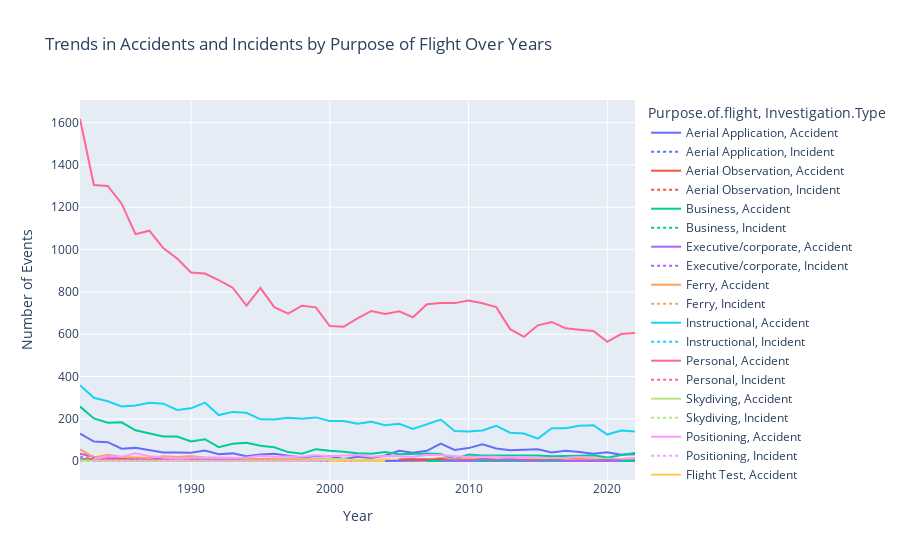

The cell this chart's notebook holds for it:
### Markdown cell above
### Chart the trend of accidents by purpose of flight over time

### Code cell
# Group and aggregate data by year, purpose of flight, and investigation type
annual_safety_data = df.groupby(['Year', 'Purpose.of.flight', 'Investigation.Type']).agg({
    'Total.Fatal.Injuries': 'sum',
    'Total.Serious.Injuries': 'sum',
    'Total.Minor.Injuries': 'sum'
}).reset_index()

# Count the number of incidents and accidents separately
annual_counts = df.groupby(['Year', 'Purpose.of.flight', 'Investigation.Type']).size().reset_index(name='Counts')

fig = px.line(annual_counts, x='Year', y='Counts', color='Purpose.of.flight',
              line_group='Investigation.Type', line_dash='Investigation.Type',
              title='Trends in Accidents and Incidents by Purpose of Flight Over Years',
              labels={'Counts': 'Number of Events'})
fig.show()

### Figure 1 — Plotly figure (JSON) as saved in the notebook; plotly's stock layout.template omitted (floating-point values rounded to 4 significant figures)
{"data": [{"hovertemplate": "Purpose.of.flight=Aerial Application<br>Investigation.Type=Accident<br>Year=%{x}<br>Number of Events=%{y}<extra></extra>", "legendgroup": "Aerial Application, Accident", "line": {"color": "#636efa", "dash": "solid"}, "marker": {"symbol": "circle"}, "mode": "lines", "name": "Aerial Application, Accident", "orientation": "v", "showlegend": true, "type": "scatter", "x": [1982, 1983, 1984, 1985, 1986, 1987, 1988, 1989, 1990, 1991, 1992, 1993, 1994, 1995, 1996, 1997, 1998, 1999, 2000, 2001, 2002, 2003, 2004, 2005, 2006, 2007, 2008, 2009, 2010, 2011, 2012, 2013, 2014, 2015, 2016, 2017, 2018, 2019, 2020, 2021, 2022], "xaxis": "x", "y": [130, 93, 90, 59, 63, 53, 41, 41, 40, 51, 33, 37, 24, 32, 35, 26, 18, 25, 23, 11, 21, 15, 27, 49, 40, 49, 83, 53, 62, 80, 60, 52, 54, 56, 41, 49, 43, 35, 42, 31, 33], "yaxis": "y"}, {"hovertemplate": "Purpose.of.flight=Aerial Application<br>Investigation.Type=Incident<br>Year=%{x}<br>Number of Events=%{y}<extra></extra>", "legendgroup": "Aerial Application, Incident", "line": {"color": "#636efa", "dash": "dot"}, "marker": {"symbol": "circle"}, "mode": "lines", "name": "Aerial Application, Incident", "orientation": "v", "showlegend": true, "type": "scatter", "x": [1982, 2007, 2015, 2018, 2020, 2022], "xaxis": "x", "y": [1, 1, 1, 1, 1, 1], "yaxis": "y"}, {"hovertemplate": "Purpose.of.flight=Aerial Observation<br>Investigation.Type=Accident<br>Year=%{x}<br>Number of Events=%{y}<extra></extra>", "legendgroup": "Aerial Observation, Accident", "line": {"color": "#EF553B", "dash": "solid"}, "marker": {"symbol": "circle"}, "mode": "lines", "name": "Aerial Observation, Accident", "orientation": "v", "showlegend": true, "type": "scatter", "x": [1982, 1983, 1984, 1985, 1986, 1987, 1988, 1989, 1990, 1991, 1992, 1993, 1994, 1995, 1996, 1997, 1998, 1999, 2000, 2001, 2002, 2003, 2004, 2005, 2006, 2007, 2008, 2009, 2010, 2011, 2012, 2013, 2014, 2015, 2016, 2017, 2018, 2019, 2020, 2021, 2022], "xaxis": "x", "y": [9, 10, 10, 13, 10, 9, 13, 9, 18, 8, 8, 6, 8, 11, 8, 2, 5, 5, 5, 6, 8, 6, 8, 7, 7, 6, 14, 9, 5, 11, 12, 12, 6, 9, 11, 7, 13, 12, 9, 7, 10], "yaxis": "y"}, {"hovertemplate": "Purpose.of.flight=Aerial Observation<br>Investigation.Type=Incident<br>Year=%{x}<br>Number of Events=%{y}<extra></extra>", "legendgroup": "Aerial Observation, Incident", "line": {"color": "#EF553B", "dash": "dot"}, "marker": {"symbol": "circle"}, "mode": "lines", "name": "Aerial Observation, Incident", "orientation": "v", "showlegend": true, "type": "scatter", "x": [2015], "xaxis": "x", "y": [1], "yaxis": "y"}, {"hovertemplate": "Purpose.of.flight=Business<br>Investigation.Type=Accident<br>Year=%{x}<br>Number of Events=%{y}<extra></extra>", "legendgroup": "Business, Accident", "line": {"color": "#00cc96", "dash": "solid"}, "marker": {"symbol": "circle"}, "mode": "lines", "name": "Business, Accident", "orientation": "v", "showlegend": true, "type": "scatter", "x": [1982, 1983, 1984, 1985, 1986, 1987, 1988, 1989, 1990, 1991, 1992, 1993, 1994, 1995, 1996, 1997, 1998, 1999, 2000, 2001, 2002, 2003, 2004, 2005, 2006, 2007, 2008, 2009, 2010, 2011, 2012, 2013, 2014, 2015, 2016, 2017, 2018, 2019, 2020, 2021, 2022], "xaxis": "x", "y": [258, 202, 182, 184, 146, 132, 117, 117, 93, 104, 66, 82, 87, 73, 66, 43, 35, 57, 49, 45, 38, 35, 43, 33, 34, 37, 34, 10, 32, 27, 27, 27, 24, 27, 23, 23, 26, 28, 17, 29, 39], "yaxis": "y"}, {"hovertemplate": "Purpose.of.flight=Business<br>Investigation.Type=Incident<br>Year=%{x}<br>Number of Events=%{y}<extra></extra>", "legendgroup": "Business, Incident", "line": {"color": "#00cc96", "dash": "dot"}, "marker": {"symbol": "circle"}, "mode": "lines", "name": "Business, Incident", "orientation": "v", "showlegend": true, "type": "scatter", "x": [1982, 1983, 1984, 1985, 1987, 1988, 1990, 1991, 1992, 1993, 1994, 1996, 1999, 2000, 2003, 2006, 2007, 2008, 2009, 2011, 2012, 2013, 2014, 2015, 2016, 2017, 2019, 2020], "xaxis": "x", "y": [7, 5, 3, 6, 1, 6, 2, 2, 1, 1, 1, 1, 2, 1, 2, 1, 4, 4, 1, 4, 1, 3, 2, 1, 1, 1, 1, 2], "yaxis": "y"}, {"hovertemplate": "Purpose.of.flight=Executive/corporate<br>Investigation.Type=Accident<br>Year=%{x}<br>Number of Events=%{y}<extra></extra>", "legendgroup": "Executive/corporate, Accident", "line": {"color": "#ab63fa", "dash": "solid"}, "marker": {"symbol": "circle"}, "mode": "lines", "name": "Executive/corporate, Accident", "orientation": "v", "showlegend": true, "type": "scatter", "x": [1982, 1983, 1984, 1985, 1986, 1987, 1988, 1989, 1990, 1991, 1992, 1993, 1994, 1995, 1996, 1997, 1998, 1999, 2000, 2001, 2002, 2003, 2004, 2005, 2006, 2007, 2008, 2009, 2010, 2011, 2012, 2013, 2014, 2015, 2016, 2017, 2018, 2019, 2020, 2021, 2022], "xaxis": "x", "y": [35, 21, 15, 20, 12, 12, 6, 7, 8, 9, 11, 10, 2, 7, 3, 8, 4, 5, 6, 7, 5, 3, 3, 7, 11, 11, 8, 9, 7, 4, 8, 5, 5, 4, 2, 2, 3, 4, 7, 5, 2], "yaxis": "y"}, {"hovertemplate": "Purpose.of.flight=Executive/corporate<br>Investigation.Type=Incident<br>Year=%{x}<br>Number of Events=%{y}<extra></extra>", "legendgroup": "Executive/corporate, Incident", "line": {"color": "#ab63fa", "dash": "dot"}, "marker": {"symbol": "circle"}, "mode": "lines", "name": "Executive/corporate, Incident", "orientation": "v", "showlegend": true, "type": "scatter", "x": [1982, 1983, 1984, 1987, 1993, 1996, 2006, 2007, 2008, 2010, 2012, 2014, 2015, 2016], "xaxis": "x", "y": [11, 2, 1, 1, 1, 1, 1, 1, 1, 1, 3, 1, 2, 1], "yaxis": "y"}, {"hovertemplate": "Purpose.of.flight=Ferry<br>Investigation.Type=Accident<br>Year=%{x}<br>Number of Events=%{y}<extra></extra>", "legendgroup": "Ferry, Accident", "line": {"color": "#FFA15A", "dash": "solid"}, "marker": {"symbol": "circle"}, "mode": "lines", "name": "Ferry, Accident", "orientation": "v", "showlegend": true, "type": "scatter", "x": [1982, 1983, 1984, 1985, 1986, 1987, 1988, 1989, 1990, 1991, 1992, 1993, 1994, 1995, 1996, 1997, 1998, 1999, 2000, 2001, 2002, 2003, 2004, 2005, 2006, 2007, 2008, 2009, 2010, 2011, 2012, 2013, 2014, 2015, 2016, 2017, 2018, 2019, 2020, 2021, 2022], "xaxis": "x", "y": [56, 18, 30, 20, 17, 15, 24, 20, 25, 18, 15, 16, 10, 10, 11, 12, 9, 11, 9, 7, 5, 7, 5, 4, 7, 7, 9, 7, 14, 8, 7, 2, 5, 6, 4, 4, 9, 4, 3, 3, 3], "yaxis": "y"}, {"hovertemplate": "Purpose.of.flight=Ferry<br>Investigation.Type=Incident<br>Year=%{x}<br>Number of Events=%{y}<extra></extra>", "legendgroup": "Ferry, Incident", "line": {"color": "#FFA15A", "dash": "dot"}, "marker": {"symbol": "circle"}, "mode": "lines", "name": "Ferry, Incident", "orientation": "v", "showlegend": true, "type": "scatter", "x": [1982, 1983, 1987, 1988, 2006, 2011, 2016, 2018], "xaxis": "x", "y": [4, 1, 1, 1, 1, 1, 1, 1], "yaxis": "y"}, {"hovertemplate": "Purpose.of.flight=Instructional<br>Investigation.Type=Accident<br>Year=%{x}<br>Number of Events=%{y}<extra></extra>", "legendgroup": "Instructional, Accident", "line": {"color": "#19d3f3", "dash": "solid"}, "marker": {"symbol": "circle"}, "mode": "lines", "name": "Instructional, Accident", "orientation": "v", "showlegend": true, "type": "scatter", "x": [1982, 1983, 1984, 1985, 1986, 1987, 1988, 1989, 1990, 1991, 1992, 1993, 1994, 1995, 1996, 1997, 1998, 1999, 2000, 2001, 2002, 2003, 2004, 2005, 2006, 2007, 2008, 2009, 2010, 2011, 2012, 2013, 2014, 2015, 2016, 2017, 2018, 2019, 2020, 2021, 2022], "xaxis": "x", "y": [359, 300, 283, 259, 263, 276, 272, 242, 250, 277, 218, 233, 229, 198, 197, 205, 201, 207, 190, 190, 177, 186, 170, 177, 153, 176, 197, 143, 140, 145, 167, 135, 131, 107, 156, 156, 167, 170, 126, 145, 140], "yaxis": "y"}, {"hovertemplate": "Purpose.of.flight=Instructional<br>Investigation.Type=Incident<br>Year=%{x}<br>Number of Events=%{y}<extra></extra>", "legendgroup": "Instructional, Incident", "line": {"color": "#19d3f3", "dash": "dot"}, "marker": {"symbol": "circle"}, "mode": "lines", "name": "Instructional, Incident", "orientation": "v", "showlegend": true, "type": "scatter", "x": [1982, 1983, 1984, 1985, 1986, 1987, 1988, 1989, 1990, 1991, 1992, 1993, 1994, 1995, 1997, 1999, 2000, 2001, 2002, 2004, 2005, 2006, 2007, 2008, 2009, 2010, 2011, 2012, 2013, 2014, 2015, 2016, 2017, 2018, 2021], "xaxis": "x", "y": [9, 5, 3, 5, 1, 2, 7, 3, 2, 3, 2, 1, 2, 1, 2, 1, 3, 3, 2, 5, 1, 2, 4, 3, 4, 3, 4, 4, 3, 2, 4, 1, 1, 1, 2], "yaxis": "y"}, {"hovertemplate": "Purpose.of.flight=Personal<br>Investigation.Type=Accident<br>Year=%{x}<br>Number of Events=%{y}<extra></extra>", "legendgroup": "Personal, Accident", "line": {"color": "#FF6692", "dash": "solid"}, "marker": {"symbol": "circle"}, "mode": "lines", "name": "Personal, Accident", "orientation": "v", "showlegend": true, "type": "scatter", "x": [1982, 1983, 1984, 1985, 1986, 1987, 1988, 1989, 1990, 1991, 1992, 1993, 1994, 1995, 1996, 1997, 1998, 1999, 2000, 2001, 2002, 2003, 2004, 2005, 2006, 2007, 2008, 2009, 2010, 2011, 2012, 2013, 2014, 2015, 2016, 2017, 2018, 2019, 2020, 2021, 2022], "xaxis": "x", "y": [1617, 1305, 1301, 1217, 1073, 1089, 1007, 958, 892, 887, 856, 820, 735, 819, 728, 697, 735, 727, 639, 635, 675, 710, 696, 708, 680, 742, 747, 747, 759, 746, 728, 624, 588, 642, 658, 628, 621, 615, 564, 601, 606], "yaxis": "y"}, {"hovertemplate": "Purpose.of.flight=Personal<br>Investigation.Type=Incident<br>Year=%{x}<br>Number of Events=%{y}<extra></extra>", "legendgroup": "Personal, Incident", "line": {"color": "#FF6692", "dash": "dot"}, "marker": {"symbol": "circle"}, "mode": "lines", "name": "Personal, Incident", "orientation": "v", "showlegend": true, "type": "scatter", "x": [1982, 1983, 1984, 1985, 1986, 1987, 1988, 1989, 1990, 1991, 1992, 1993, 1994, 1995, 1998, 1999, 2000, 2001, 2002, 2003, 2004, 2005, 2006, 2007, 2008, 2009, 2010, 2011, 2012, 2013, 2014, 2015, 2016, 2017, 2019, 2020], "xaxis": "x", "y": [21, 15, 9, 5, 7, 7, 8, 4, 5, 2, 4, 3, 1, 3, 2, 2, 2, 1, 2, 4, 3, 3, 3, 8, 10, 14, 8, 6, 6, 5, 8, 3, 3, 4, 1, 2], "yaxis": "y"}, {"hovertemplate": "Purpose.of.flight=Skydiving<br>Investigation.Type=Accident<br>Year=%{x}<br>Number of Events=%{y}<extra></extra>", "legendgroup": "Skydiving, Accident", "line": {"color": "#B6E880", "dash": "solid"}, "marker": {"symbol": "circle"}, "mode": "lines", "name": "Skydiving, Accident", "orientation": "v", "showlegend": true, "type": "scatter", "x": [1982, 1983, 1984, 1985, 1986, 1988, 1989, 1990, 1991, 1992, 1993, 1994, 1995, 1996, 1997, 1998, 1999, 2001, 2002, 2003, 2004, 2005, 2006, 2007, 2008, 2009, 2010, 2011, 2012, 2013, 2014, 2015, 2016, 2017, 2018, 2019, 2020, 2021, 2022], "xaxis": "x", "y": [2, 2, 1, 1, 2, 1, 1, 2, 2, 2, 2, 1, 2, 2, 4, 2, 5, 10, 2, 2, 2, 6, 6, 7, 12, 8, 3, 11, 11, 7, 8, 8, 12, 7, 6, 4, 1, 3, 5], "yaxis": "y"}, {"hovertemplate": "Purpose.of.flight=Skydiving<br>Investigation.Type=Incident<br>Year=%{x}<br>Number of Events=%{y}<extra></extra>", "legendgroup": "Skydiving, Incident", "line": {"color": "#B6E880", "dash": "dot"}, "marker": {"symbol": "circle"}, "mode": "lines", "name": "Skydiving, Incident", "orientation": "v", "showlegend": true, "type": "scatter", "x": [2012], "xaxis": "x", "y": [1], "yaxis": "y"}, {"hovertemplate": "Purpose.of.flight=Positioning<br>Investigation.Type=Accident<br>Year=%{x}<br>Number of Events=%{y}<extra></extra>", "legendgroup": "Positioning, Accident", "line": {"color": "#FF97FF", "dash": "solid"}, "marker": {"symbol": "circle"}, "mode": "lines", "name": "Positioning, Accident", "orientation": "v", "showlegend": true, "type": "scatter", "x": [1983, 1984, 1985, 1986, 1987, 1988, 1989, 1990, 1991, 1992, 1993, 1994, 1995, 1996, 1997, 1998, 1999, 2000, 2001, 2002, 2003, 2004, 2005, 2006, 2007, 2008, 2009, 2010, 2011, 2012, 2013, 2014, 2015, 2016, 2017, 2018, 2019, 2020, 2021, 2022], "xaxis": "x", "y": [9, 23, 21, 37, 23, 18, 12, 16, 17, 17, 15, 18, 26, 21, 22, 21, 28, 24, 27, 29, 21, 25, 24, 21, 29, 29, 24, 20, 21, 21, 17, 20, 15, 14, 16, 20, 13, 12, 11, 16], "yaxis": "y"}, {"hovertemplate": "Purpose.of.flight=Positioning<br>Investigation.Type=Incident<br>Year=%{x}<br>Number of Events=%{y}<extra></extra>", "legendgroup": "Positioning, Incident", "line": {"color": "#FF97FF", "dash": "dot"}, "marker": {"symbol": "circle"}, "mode": "lines", "name": "Positioning, Incident", "orientation": "v", "showlegend": true, "type": "scatter", "x": [1983, 1984, 1986, 1987, 1988, 1989, 1990, 1992, 1993, 1994, 1996, 1997, 1999, 2001, 2002, 2003, 2004, 2005, 2007, 2008, 2010, 2011, 2012, 2013, 2014, 2015], "xaxis": "x", "y": [1, 1, 2, 1, 1, 1, 1, 1, 1, 1, 1, 1, 2, 1, 3, 3, 2, 2, 2, 3, 3, 2, 3, 1, 2, 2], "yaxis": "y"}, {"hovertemplate": "Purpose.of.flight=Flight Test<br>Investigation.Type=Accident<br>Year=%{x}<br>Number of Events=%{y}<extra></extra>", "legendgroup": "Flight Test, Accident", "line": {"color": "#FECB52", "dash": "solid"}, "marker": {"symbol": "circle"}, "mode": "lines", "name": "Flight Test, Accident", "orientation": "v", "showlegend": true, "type": "scatter", "x": [2000, 2001, 2002, 2003, 2004, 2005, 2006, 2007, 2008, 2009, 2010, 2011, 2012, 2013, 2014, 2015, 2016, 2017, 2018, 2019, 2020, 2021, 2022], "xaxis": "x", "y": [1, 5, 6, 6, 9, 2, 3, 3, 13, 4, 8, 12, 7, 6, 6, 11, 10, 4, 6, 5, 8, 2, 7], "yaxis": "y"}, {"hovertemplate": "Purpose.of.flight=Flight Test<br>Investigation.Type=Incident<br>Year=%{x}<br>Number of Events=%{y}<extra></extra>", "legendgroup": "Flight Test, Incident", "line": {"color": "#FECB52", "dash": "dot"}, "marker": {"symbol": "circle"}, "mode": "lines", "name": "Flight Test, Incident", "orientation": "v", "showlegend": true, "type": "scatter", "x": [2002, 2003, 2004, 2010, 2012, 2013, 2014], "xaxis": "x", "y": [1, 1, 1, 1, 1, 1, 2], "yaxis": "y"}, {"hovertemplate": "Purpose.of.flight=Glider Tow<br>Investigation.Type=Accident<br>Year=%{x}<br>Number of Events=%{y}<extra></extra>", "legendgroup": "Glider Tow, Accident", "line": {"color": "#636efa", "dash": "solid"}, "marker": {"symbol": "circle"}, "mode": "lines", "name": "Glider Tow, Accident", "orientation": "v", "showlegend": true, "type": "scatter", "x": [2004, 2005, 2006, 2007, 2008, 2009, 2010, 2011, 2012, 2013, 2014, 2015, 2016, 2017, 2018, 2020, 2021, 2022], "xaxis": "x", "y": [1, 2, 2, 1, 4, 2, 3, 3, 1, 2, 4, 2, 1, 2, 3, 2, 2, 2], "yaxis": "y"}, {"hovertemplate": "Purpose.of.flight=Banner Tow<br>Investigation.Type=Accident<br>Year=%{x}<br>Number of Events=%{y}<extra></extra>", "legendgroup": "Banner Tow, Accident", "line": {"color": "#EF553B", "dash": "solid"}, "marker": {"symbol": "circle"}, "mode": "lines", "name": "Banner Tow, Accident", "orientation": "v", "showlegend": true, "type": "scatter", "x": [2005, 2006, 2007, 2008, 2009, 2010, 2011, 2012, 2013, 2014, 2015, 2016, 2017, 2018, 2019, 2020, 2021, 2022], "xaxis": "x", "y": [8, 7, 6, 11, 2, 5, 9, 7, 7, 7, 6, 5, 2, 4, 3, 4, 1, 3], "yaxis": "y"}, {"hovertemplate": "Purpose.of.flight=Firefighting<br>Investigation.Type=Accident<br>Year=%{x}<br>Number of Events=%{y}<extra></extra>", "legendgroup": "Firefighting, Accident", "line": {"color": "#00cc96", "dash": "solid"}, "marker": {"symbol": "circle"}, "mode": "lines", "name": "Firefighting, Accident", "orientation": "v", "showlegend": true, "type": "scatter", "x": [2007, 2008, 2009, 2011, 2014, 2015, 2017, 2019, 2020, 2021, 2022], "xaxis": "x", "y": [1, 1, 2, 1, 1, 1, 2, 1, 5, 1, 1], "yaxis": "y"}, {"hovertemplate": "Purpose.of.flight=Air Race show<br>Investigation.Type=Accident<br>Year=%{x}<br>Number of Events=%{y}<extra></extra>", "legendgroup": "Air Race show, Accident", "line": {"color": "#ab63fa", "dash": "solid"}, "marker": {"symbol": "circle"}, "mode": "lines", "name": "Air Race show, Accident", "orientation": "v", "showlegend": true, "type": "scatter", "x": [2008, 2009, 2010, 2011, 2012, 2013, 2014, 2015, 2016, 2017, 2018, 2019, 2021], "xaxis": "x", "y": [3, 4, 1, 9, 4, 7, 3, 3, 7, 2, 1, 1, 2], "yaxis": "y"}, {"hovertemplate": "Purpose.of.flight=Air Race show<br>Investigation.Type=Incident<br>Year=%{x}<br>Number of Events=%{y}<extra></extra>", "legendgroup": "Air Race show, Incident", "line": {"color": "#ab63fa", "dash": "dot"}, "marker": {"symbol": "circle"}, "mode": "lines", "name": "Air Race show, Incident", "orientation": "v", "showlegend": true, "type": "scatter", "x": [2012], "xaxis": "x", "y": [1], "yaxis": "y"}], "layout": {"legend": {"title": {"text": "Purpose.of.flight, Investigation.Type"}, "tracegroupgap": 0}, "title": {"text": "Trends in Accidents and Incidents by Purpose of Flight Over Years"}, "xaxis": {"anchor": "y", "domain": [0, 1], "title": {"text": "Year"}}, "yaxis": {"anchor": "x", "domain": [0, 1], "title": {"text": "Number of Events"}}}}
